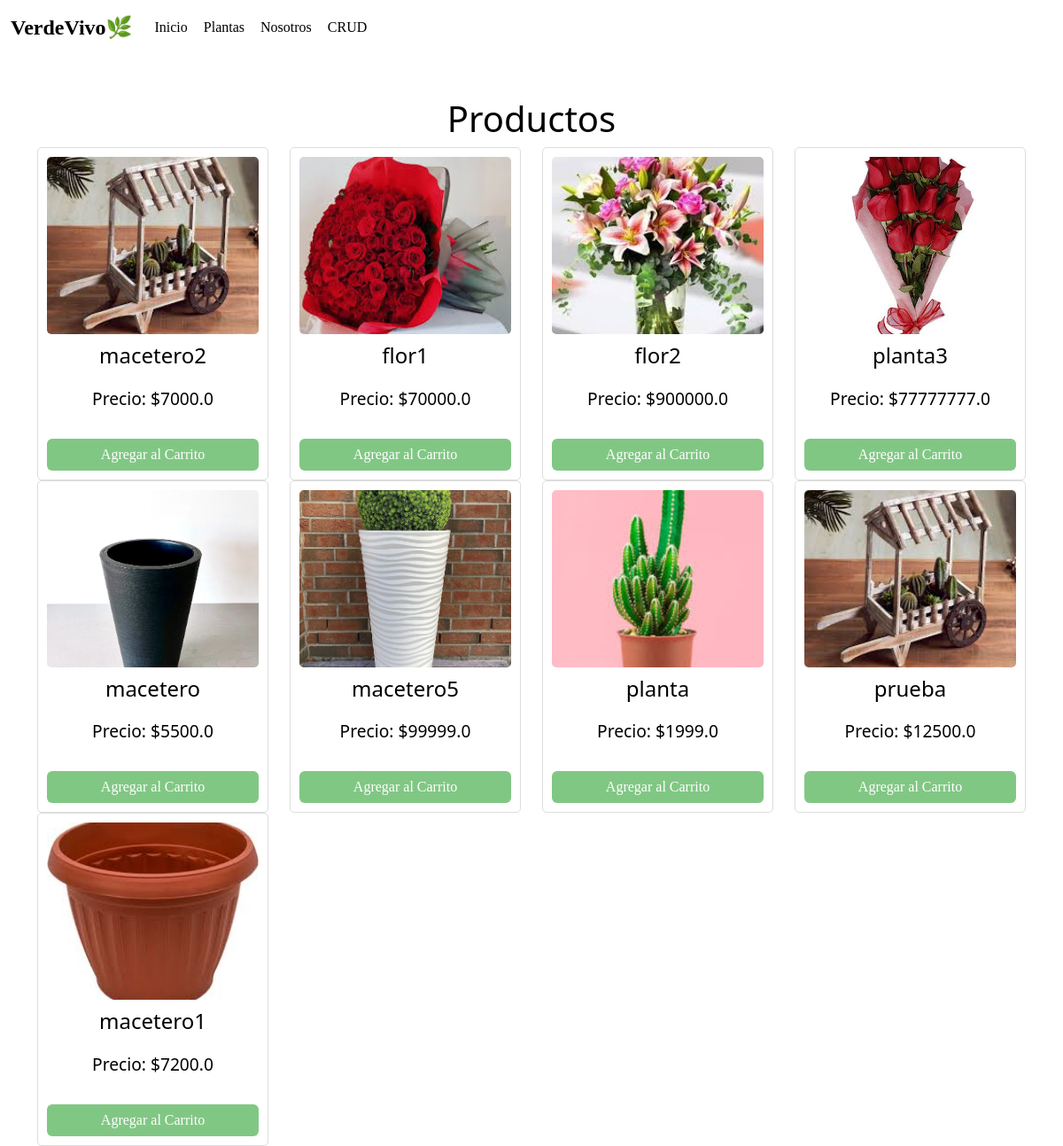
Screenshot of /rosas/ with the database file from the repository.
### store/models.py (models this page shows, shortened)
class Producto(models.Model):
    id = models.AutoField(primary_key=True)
    nombre = models.CharField(max_length=200, null=True)
    precio = models.FloatField()
    digital = models.BooleanField(default=False, null=True, blank=False)
    image = models.ImageField(null=True, blank=True)

### store/views.py (the view)
# urls.py: path('rosas/', views.rosas, name='rosas'),
def rosas(request):
    productos = Producto.objects.all()
    context = {'productos': productos}
    return render(request, 'store/rosas.html', context)

### store/templates/store/rosas.html (shortened to what this page needs)
<!doctype html>
{% load static %}
<html lang="es">
<head>
  <link href="https://cdn.jsdelivr.net/npm/bootstrap@5.3.3/dist/css/bootstrap.min.css" rel="stylesheet">
</head>
<body class="claro">
  <nav class="navbar navbar-expand-lg">
    <div class="container-fluid">
      <a class="navbar-brand" id="navbar-brand" href="#">VerdeVivo🌿</a>
      <div class="collapse navbar-collapse justify-content-start" id="navbarNav">
        <ul class="navbar-nav">
          <li class="nav-item">
            <a class="nav-link" href="{% url 'inicio' %}">Inicio</a>
          </li>
          <li class="nav-item">
            <a class="nav-link" href="{% url 'rosas' %}">Plantas</a>
          </li>
          <li class="nav-item">
            <a class="nav-link" href="{% url 'nosotros' %}">Nosotros</a>
          </li>
          <li class="nav-item">
            <a class="nav-link" href="{% url 'crud' %}">CRUD</a>
          </li>
        </ul>
      </div>
    </div>
  </nav>
  <div class="container mt-5">
    <h1 class="text-center">Productos</h1>
    <div class="row">
      {% for producto in productos %}
      <div class="col-lg-3 col-md-4 col-sm-6 col-12 ">
        <div class="producto">
          <img src="{{ producto.image.url }}" alt="{{ producto.nombre }}">
          <h2>{{ producto.nombre }}</h2>
          <p>Precio: ${{ producto.precio }}</p>
          <a href="{% url 'agregar_al_carrito' producto.id %}" class="btn btn-success">Agregar al Carrito</a>
        </div>
      </div>
      {% endfor %}
    </div>
  </div>
</body>
</html>

### store/templates/store/rosas.html (style rules this page uses)
.producto { border: 1px solid #ddd; padding: 10px; border-radius: 5px; margin-bottom: 20px; display: flex; flex-direction: column; justify-content: space-between; height: 100%; transition: transform 0.3s ease; }
.producto img { width: 100%; height: 200px; object-fit: cover; border-radius: 5px; }
.producto h2 { font-size: 1.5rem; margin: 10px 0; text-align: center; }
.producto p { font-size: 1.2rem; margin: 10px 0; text-align: center; }
.btn-success { margin-top: auto; }
body.claro { background-color: white; color: black; }
.navbar { background-color: transparent; color: black; }
.navbar-brand { font-weight: bold; font-size: 1.5rem; color: black; font-family: 'Playfair Display', serif; }
.navbar-nav .nav-link, .navbar-nav .btn { border-radius: 20px; transition: background-color 0.3s, color 0.3s; font-family: 'Playfair Display', serif; margin: 1px; color: black; }
.btn-success { background-color: #81C784; border: none; font-family: 'Playfair Display', serif; color: white; }

### rows the page displays
Producto: image (picture), nombre "macetero2", precio "7000.0"
Producto: image (picture), nombre "flor1", precio "70000.0"
Producto: image (picture), nombre "flor2", precio "900000.0"
Producto: image (picture), nombre "planta3", precio "77777777.0"
Producto: image (picture), nombre "macetero", precio "5500.0"
Producto: image (picture), nombre "macetero5", precio "99999.0"
Producto: image (picture), nombre "planta", precio "1999.0"
Producto: image (picture), nombre "prueba", precio "12500.0"
Producto: image (picture), nombre "macetero1", precio "7200.0"
